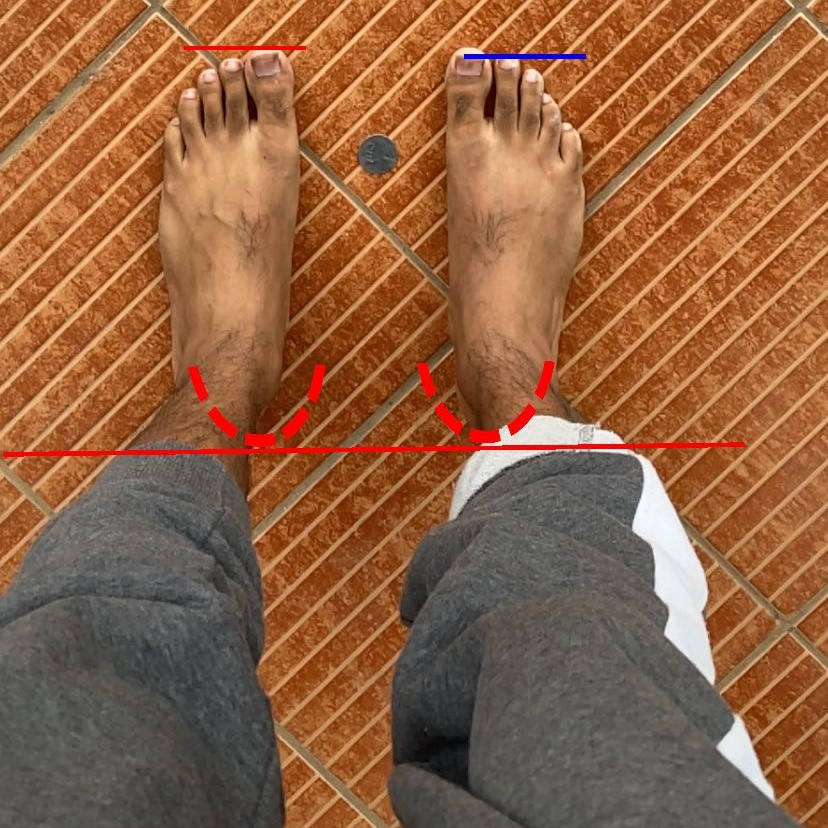
#> input picture size-of-objects/images/cropped/balcony_1.jpg, 828 x 828 px, found by its file name
$ python hsv_scikit_image.py
#> lines starting #> are read from the running program, lines starting #| are printed output that depends on the picture; after the words box and inside, x2 and y2 are one past the last pixel; in counts of white or black regions, pixels touching at a corner belong together
import numpy as np
import cv2

from skimage import data, color
from skimage.transform import hough_circle, hough_circle_peaks
from skimage.feature import canny
from skimage.draw import circle_perimeter
from skimage.util import img_as_ubyte


# load the image, clone it for output, and then convert it to grayscale
image_file = '/size-of-objects/images/cropped/balcony_1.jpg'
image = cv2.imread(image_file)
#> image is the input picture: shape (828, 828, 3); mean B, G, R 65.8, 97.6, 144.9
# image = cv2.resize(image, (800, 800))
output = image.copy()
gray = cv2.cvtColor(image, cv2.COLOR_BGR2HSV)
#> gray: shape (828, 828, 3); mean H, S, V 20.1, 127.8, 145.3
h,s,v = cv2.split(gray)
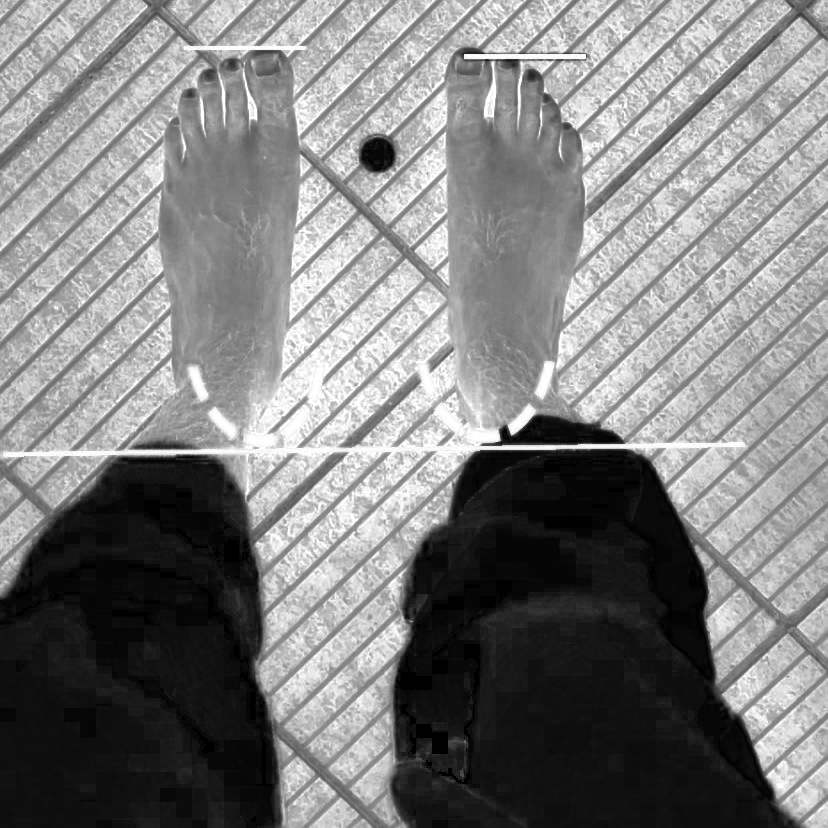
#> s: shape (828, 828); min 0, max 255, mean 127.8
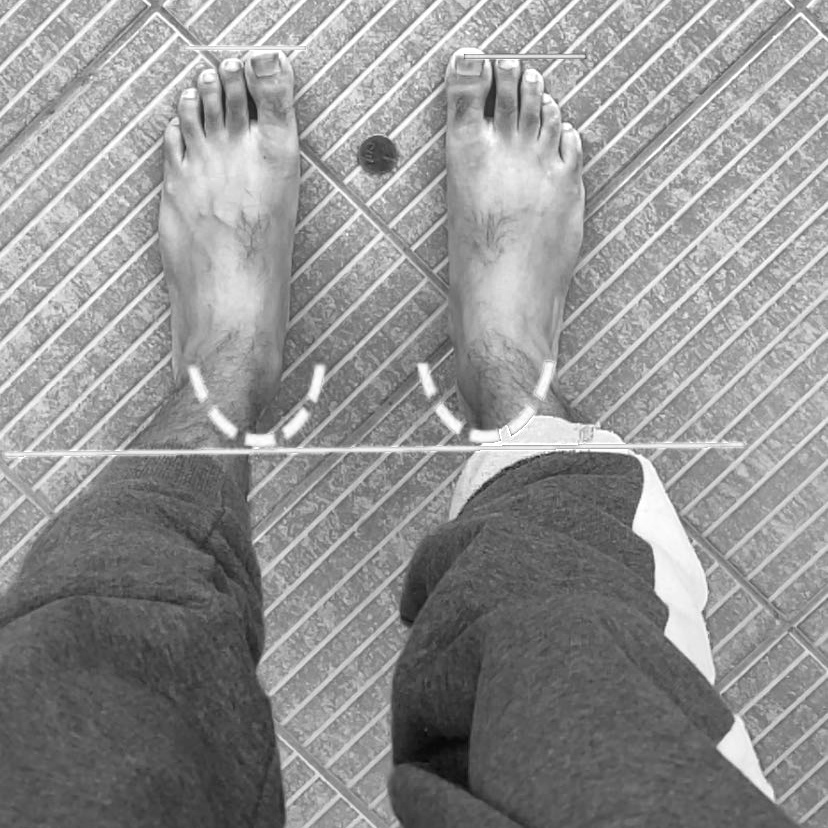
#> v: shape (828, 828); min 6, max 255, mean 145.3
# generate edges using canny edge detector
# edges = canny(gray, sigma=3, low_threshold=10, high_threshold=50)

# For color space
# make array for final values
HSVLOW = np.array([0, 0, 0])
HSVHIGH = np.array([255, 45, 255])

# apply the range on a mask
mask = cv2.inRange(gray, HSVLOW, HSVHIGH)
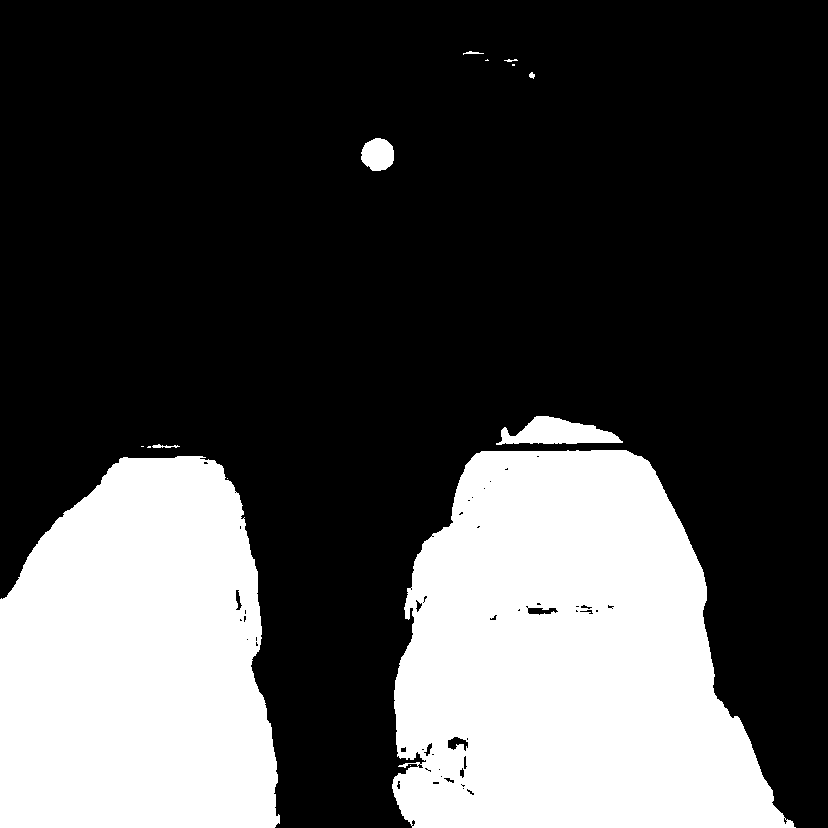
#> mask: shape (828, 828); 29.6% white; 14 white regions (6 under 20 px), largest, box (x1, y1, x2, y2) and area: (392, 450, 796, 828) 111895, (0, 456, 280, 828) 87578, (496, 416, 623, 445) 2171
maskedFrame = cv2.bitwise_and(image, image, mask=mask)
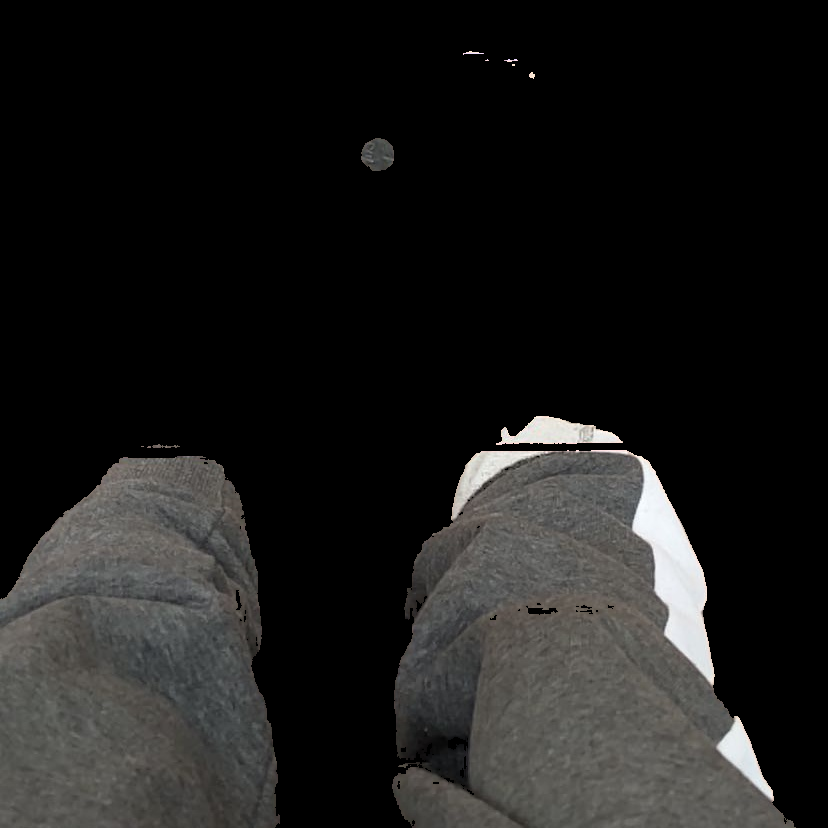
#> maskedFrame: shape (828, 828, 3); mean B, G, R 27, 27.9, 28.2

img_gray_blur = cv2.medianBlur(maskedFrame, 5)
img_gray_blur = cv2.cvtColor(img_gray_blur,cv2.COLOR_BGR2GRAY)
#> img_gray_blur: shape (828, 828)

edges = canny(v, sigma=3, low_threshold=10, high_threshold=50)
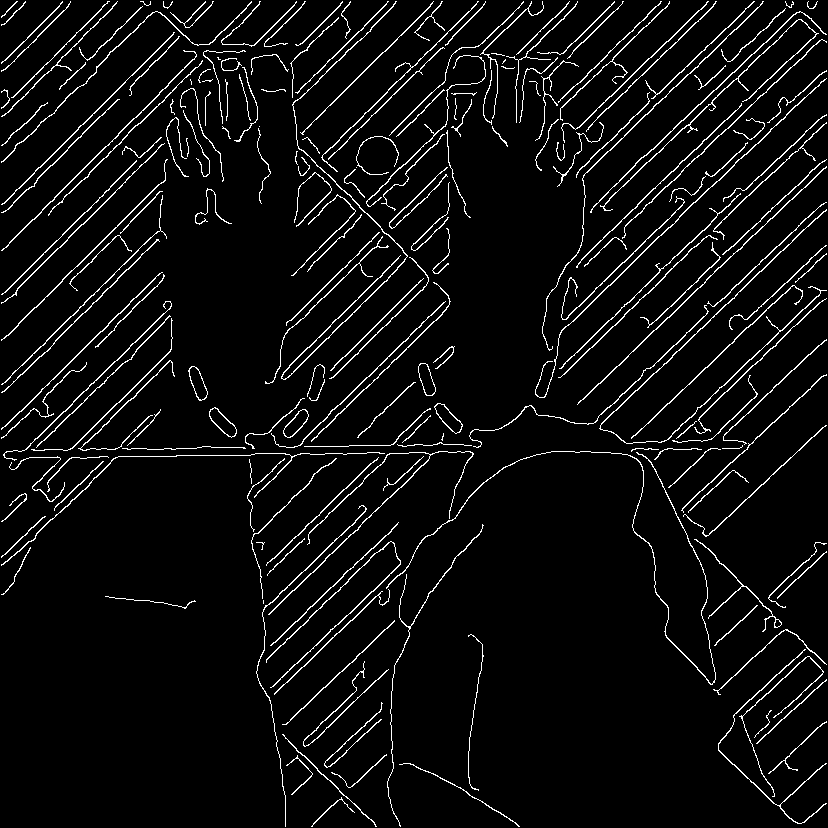
#> edges: shape (828, 828) bool; 5.3% white in thin lines or dots
cv_edges = img_as_ubyte(edges)
#> cv_edges: shape (828, 828); 5.3% white in thin lines or dots
# cv2.imshow("cv_edges", cv_edges)

# compute hough circel transformation with the range of [20, 70]
hough_radii = np.arange(20, 70)
hough_res = hough_circle(edges, hough_radii)

# Select the most prominent circles
accums, cx, cy, radii = hough_circle_peaks(hough_res, hough_radii, total_num_peaks=2)
#> accums = [0.492, 0.43]; cx = [377, 378]; cy = [156, 158]; radii = [20, 22]

# draw the circle in the output image, then draw a rectangle
# corresponding to the center of the circle
for y, x, r in zip(cy, cx, radii):
    cv2.circle(output, (x, y), r, (0, 255, 0), 4)
    cv2.rectangle(output, (x - 5, y - 5), (x + 5, y + 5), (0, 128, 255), -1)
#> this loop made 2 passes
#> (y, x, r) on passes 1 to 2: (156, 377, 20), (158, 378, 22)

# show the output image
# cv2.imshow("output", output)
result = np.hstack([cv2.cvtColor(cv_edges, cv2.COLOR_GRAY2RGB), output])
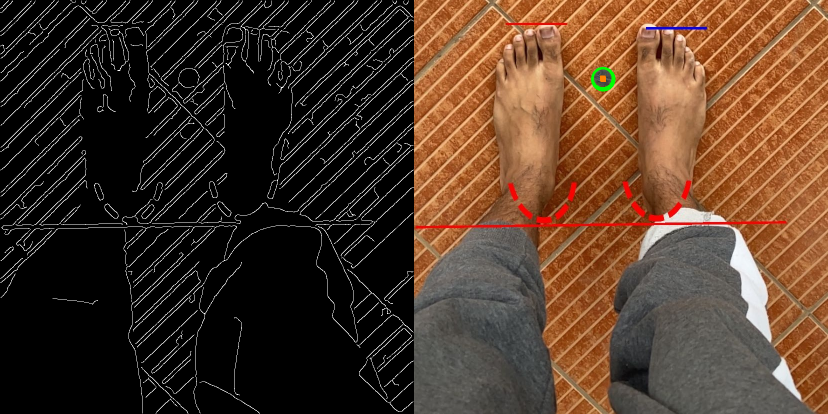
#> result: shape (828, 1656, 3) (shown at 1/2 size); mean B, G, R 39.6, 55.7, 79.1
output = cv2.resize(result,(800,800))
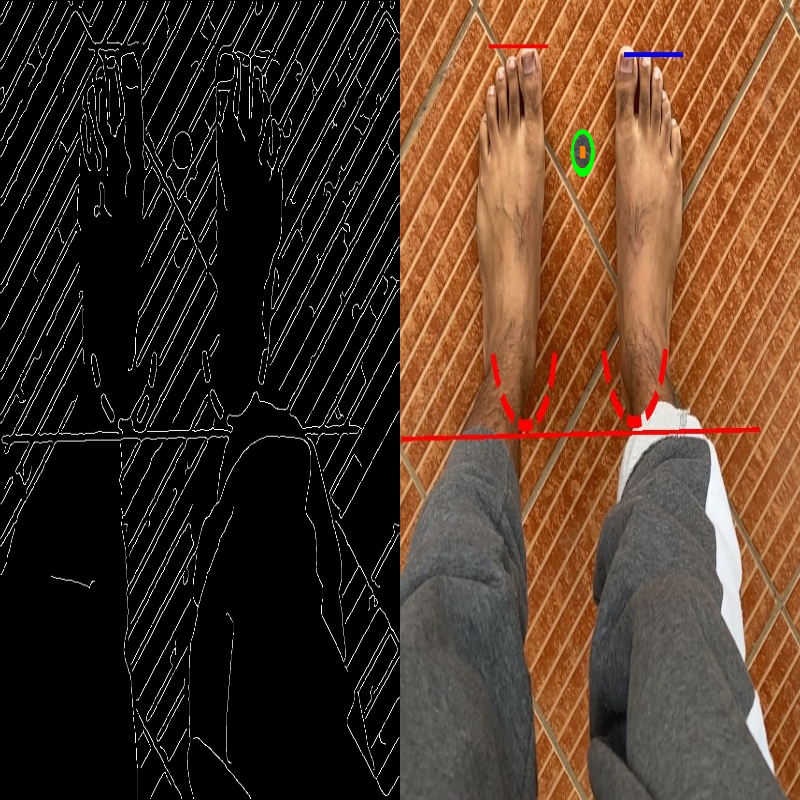
#> output: shape (800, 800, 3); mean B, G, R 39.6, 55.6, 79.1
print('Done')
cv2.namedWindow('output', cv2.WINDOW_NORMAL)
cv2.imshow('output',result)
cv2.waitKey(0)

# save result image
#> (the run stopped early here; a loop or call above may not have finished)
